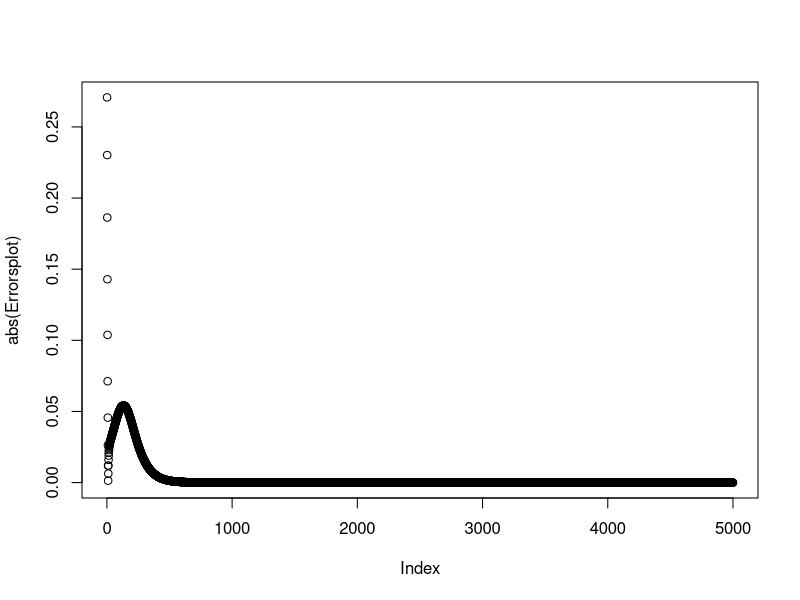

Source code (R):
# Neural Network with one hidden layer using the backpropagation
# algorithm. Sigmoid activation function. For one output only (for now).
# Author: Gustavo (lgbpinho153@yahoo.com.br)
###############################################################################
start<-Sys.time()
### simple data
Inputs<-rbind(rnorm(100,0,0.2),rnorm(100,0,0.2))#,rnorm(100,0,0.2))
Targets<-10+2*Inputs[1,]+3*Inputs[2,]#+5*Inputs[3,]

### preprocessing
maximum<-max(Targets);minimum<-min(Targets)
Targets<-(Targets-minimum)/(maximum-minimum)

### Network parameters
NumInputs<-dim(Inputs)[1]
NumHidden<-5
NumOutputs<-1
WeightsHI<-matrix(rnorm(NumHidden*(NumInputs+1),0,1),NumHidden,NumInputs+1) # bias and weights between input and hidden layers
WeightsOH<-matrix(rnorm(NumOutputs*(NumHidden+1),0,1),NumOutputs,NumHidden+1) # bias and weights between hidden and output layers
SumHidden<-rep(0,NumHidden) # the induced field in each neuron
SumOutput<-rep(0,NumOutputs) # the induced field in each output neuron
DeltaH<-rep(0,NumHidden) # local gradient for hidden neurons
DeltaO<-rep(0,NumOutputs) # local gradient for output neurons
DeltaWHI<-matrix(0,NumHidden,NumInputs+1) # weight update matrix for the Hidden-Inputs weights
DeltaWOH<-matrix(0,NumOutputs,NumHidden+1) # weight update matrix for the Hidden-Inputs weights
Lr<-0.05 # learning rate
#Mf<-0.05 # momentum factor
Epochs<-5000
N<-length(Targets) # number of examples presented to the net
Errorsplot<-rep(0,Epochs) # I'll plot the errors later

### Sigmoid Function
phi<-function(v){
	1/(1+exp(-v))
}

phidash<-function(v){
	phi(v)*(1-phi(v))
}

### Training
for (s in 1:Epochs){ # for each epoch
	for (t in 1:N){ # for each example 
		### Forward Pass
		HiddenInput<-c(1,Inputs[,t]) # inputs for the hidden layer
		SumHidden<-rep(0,NumHidden)
		for (i in 1:NumHidden){ # for each neuron 
			for (j in 1:NumInputs+1){ # for each input
				SumHidden[i]<-SumHidden[i]+WeightsHI[i,j]*HiddenInput[j]
			}
		}
		HiddenOut<-phi(SumHidden)
		OutputInput<-c(1,HiddenOut) # this is the input for the output layer
		SumOutput<-rep(0,NumOutputs)
		for (i in 1:NumOutputs){ # for each neuron 
			for (j in 1:NumHidden+1){ # for each input
				SumOutput[i]<-SumOutput[i]+WeightsOH[i,j]*OutputInput[j]
			}
		}
		Outputs<-phi(SumOutput)
		Error<-Targets[t]-Outputs #corrigir isso para mais neuronios
		### Backpropagation
		for (i in 1:NumOutputs){
			DeltaO[i]<-Error[i]*phidash(SumOutput[i])
		}
		for (i in 1:NumOutputs){  # for each output neuron
			for (j in 1:NumHidden+1){ # for each weight
				DeltaWOH[i,j]<-Lr*DeltaO[i]*OutputInput[j]
			}
		}
		DeltaH<-rep(0,NumHidden)
		for (i in 1:(NumHidden)){
			for (j in 1:NumOutputs){
				DeltaH[i]<-DeltaH[i]+DeltaO[j]*WeightsOH[j,i+1] # beware of teh bias
			}
			DeltaH[i]<-phidash(SumHidden[i])*DeltaH[i]
		}
		DeltaWHI<-matrix(0,NumHidden, NumInputs+1)
		for (i in 1:NumHidden){
			for (j in 1:NumInputs+1){
				DeltaWHI[i,j]<-Lr*DeltaH[i]*HiddenInput[j]
			}
		}
		WeightsOH<-WeightsOH+DeltaWOH
		WeightsHI<-WeightsHI+DeltaWHI
	}
	Errorsplot[s]<-Error
	if(s%%100==0) print(Error)
	if (abs(Error)<5e-05) {print(Error);break}
}
plot(abs(Errorsplot))
print(WeightsOH)
print(WeightsHI)
stop<-Sys.time()
time<-start-stop
print(stop-start)

### Simulation
InputsSim<-rbind(rnorm(100,0,0.2),rnorm(100,0,0.2))#,rnorm(100,0,0.2))
TargetsSim<-10+2*Inputs[1,]+3*Inputs[2,]#+5*Inputs[3,]
TargetsSim<-(TargetsSim-minimum)/(maximum-minimum)
HiddenInputsSim<-rbind(1,InputsSim)
SumHiddenSim<-WeightsHI%*%HiddenInputsSim
HiddenOutputsSim<-phi(SumHiddenSim)
OutputInputSim<-rbind(1,HiddenOutputsSim)
SumOutputsSim<-WeightsOH%*%OutputInputSim
OutputsSim<-phi(SumOutputsSim)
ErrorsSim<-TargetsSim-t(OutputsSim)
#X11()
#plot(ErrorsSim)
print(sum(ErrorsSim^2)/100)